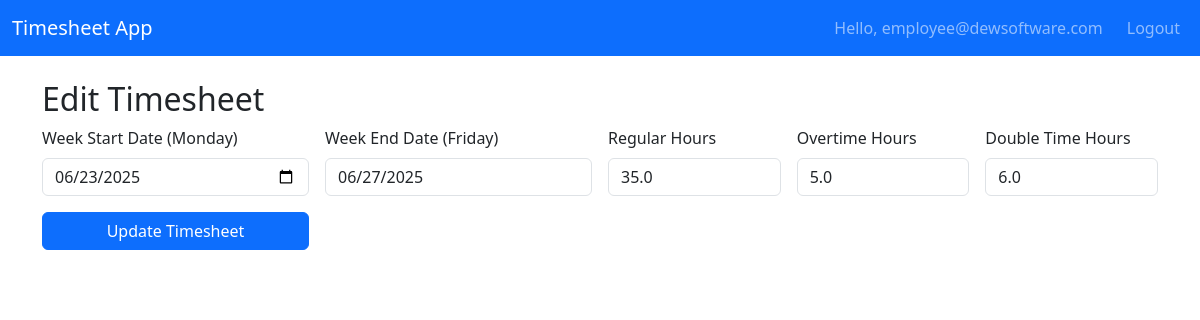
The app's page /edit_timesheet/11 (signed in) with its own data.
### app.py (models this page shows)
class Timesheet(db.Model):
    __tablename__ = 'timesheet'  # explicitly set table name to lowercase
    id = db.Column(db.Integer, primary_key=True)
    user_id = db.Column(db.Integer, db.ForeignKey('user.id'), nullable=False)  # must match 'user' table name
    week_start = db.Column(db.String(10), nullable=False)
    week_end = db.Column(db.String(10), nullable=False)
    regular_hours = db.Column(db.Float, nullable=False)
    overtime_hours = db.Column(db.Float, nullable=False)
    doubletime_hours = db.Column(db.Float, nullable=False)
    status = db.Column(db.String(20), default='draft')
    submitted_by = db.Column(db.String(120), nullable=False)
    rejection_comments = db.Column(db.Text, nullable=True)
    user = db.relationship('User', backref=db.backref('timesheets', lazy=True))

### app.py (the view, shortened to what this page needs)
@app.route('/edit_timesheet/<int:ts_id>', methods=['GET', 'POST'])
@login_required
def edit_timesheet(ts_id):
    user = User.query.get(session['user_id'])
    ts = Timesheet.query.get_or_404(ts_id)
    if ts.submitted_by != user.username or ts.status in ['approved', 'submitted']:
        flash('Not allowed to edit this timesheet since it has been submitted for review', 'danger')
        return redirect(url_for('index'))
    return render_template('edit_timesheet.html', ts=ts)

### app.py (called while the page is built)
def login_required(f):
    @wraps(f)
    def wrapped(*args, **kwargs):
        if 'user_id' not in session:
            flash('Login', 'Success')
            return redirect(url_for('login'))
        return f(*args, **kwargs)
    return wrapped

### templates/edit_timesheet.html (shortened to what this page needs)
<!DOCTYPE html>
<html lang="en">
<head>
  <link href="https://cdn.jsdelivr.net/npm/bootstrap@5.3.0/dist/css/bootstrap.min.css" rel="stylesheet" />
</head>
<body>
  <nav class="navbar navbar-expand-lg navbar-dark bg-primary">
    <div class="container-fluid">
      <a class="navbar-brand" href="{{ url_for('index') }}">Timesheet App</a>
      <div class="collapse navbar-collapse justify-content-end">
        <ul class="navbar-nav">
          <li class="nav-item">
            <span class="nav-link">Hello, {{ session.username }}</span>
          </li>
          <li class="nav-item">
            <a class="nav-link btn btn-outline-light btn-sm ms-2" href="{{ url_for('logout') }}">Logout</a>
          </li>
        </ul>
      </div>
    </div>
  </nav>
  <div class="container my-4">
    <h2>Edit Timesheet</h2>
    <form action="{{ url_for('edit_timesheet', ts_id=ts.id) }}" method="post" class="row g-3 needs-validation" novalidate>
      <div class="col-md-3">
        <label for="week_start" class="form-label">Week Start Date (Monday)</label>
        <input
          type="date"
          class="form-control"
          id="week_start"
          name="week_start"
          required
          value="{{ ts.week_start }}"
        />
      </div>
      <div class="col-md-3">
        <label for="week_end" class="form-label">Week End Date (Friday)</label>
        <input
          type="date"
          class="form-control"
          id="week_end"
          name="week_end"
          readonly
          value="{{ ts.week_end }}"
        />
      </div>
      <div class="col-md-2">
        <label for="regular_hours" class="form-label">Regular Hours</label>
        <input
          type="number"
          step="0.1"
          min="0"
          class="form-control"
          id="regular_hours"
          name="regular_hours"
          required
          value="{{ ts.regular_hours }}"
        />
      </div>
      <div class="col-md-2">
        <label for="overtime_hours" class="form-label">Overtime Hours</label>
        <input
          type="number"
          step="0.1"
          min="0"
          class="form-control"
          id="overtime_hours"
          name="overtime_hours"
          required
          value="{{ ts.overtime_hours }}"
        />
      </div>
      <div class="col-md-2">
        <label for="doubletime_hours" class="form-label">Double Time Hours</label>
        <input
          type="number"
          step="0.1"
          min="0"
          class="form-control"
          id="doubletime_hours"
          name="doubletime_hours"
          required
          value="{{ ts.doubletime_hours }}"
        />
      </div>
      <div class="col-md-3 d-flex align-items-end">
        <button type="submit" class="btn btn-primary w-100">Update Timesheet</button>
      </div>
    </form>
  </div>
</body>
</html>

### records on screen
Timesheet: week_start "06/23/2025", week_end "06/27/2025", regular_hours "35.0", overtime_hours "5.0", doubletime_hours "6.0"

### other values on screen
{{ session.username }} "employee@dewsoftware.com"
